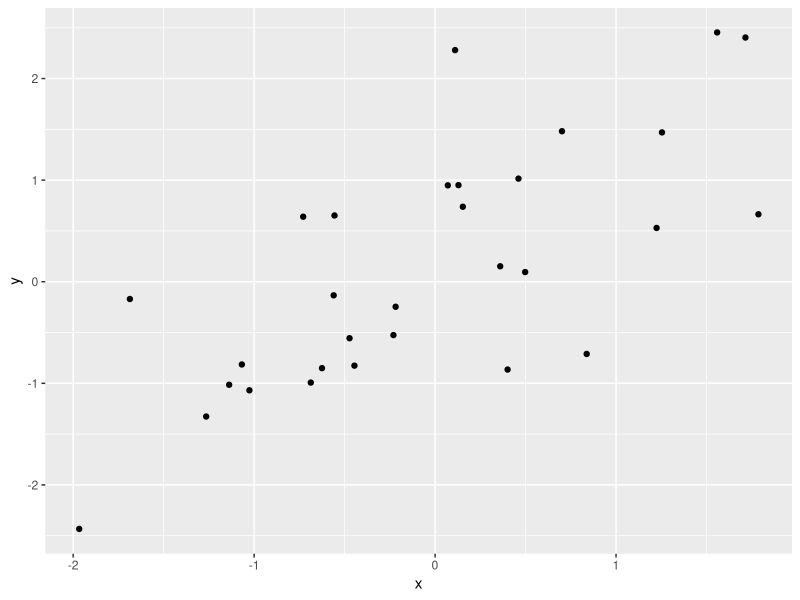
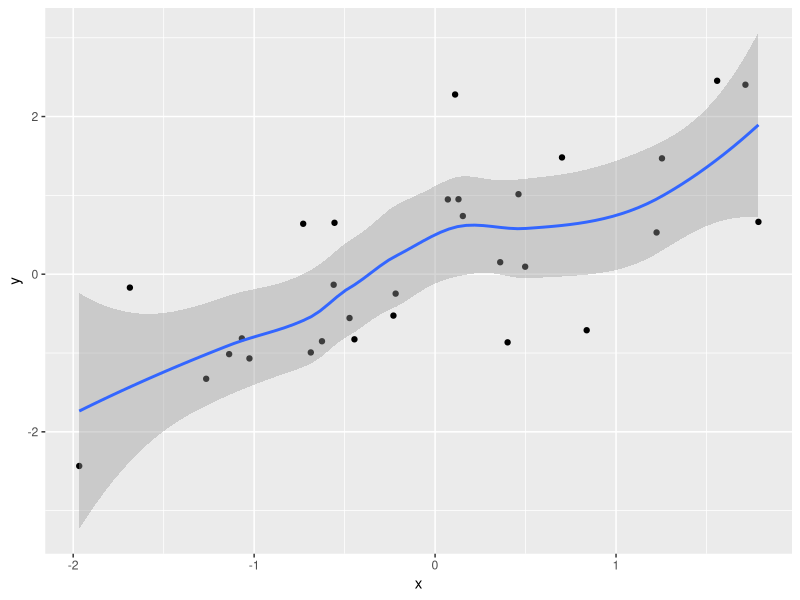
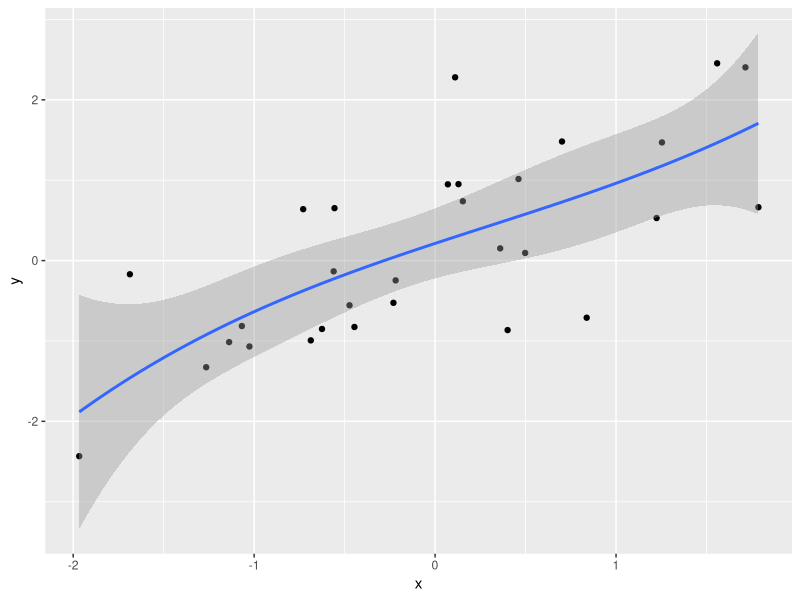
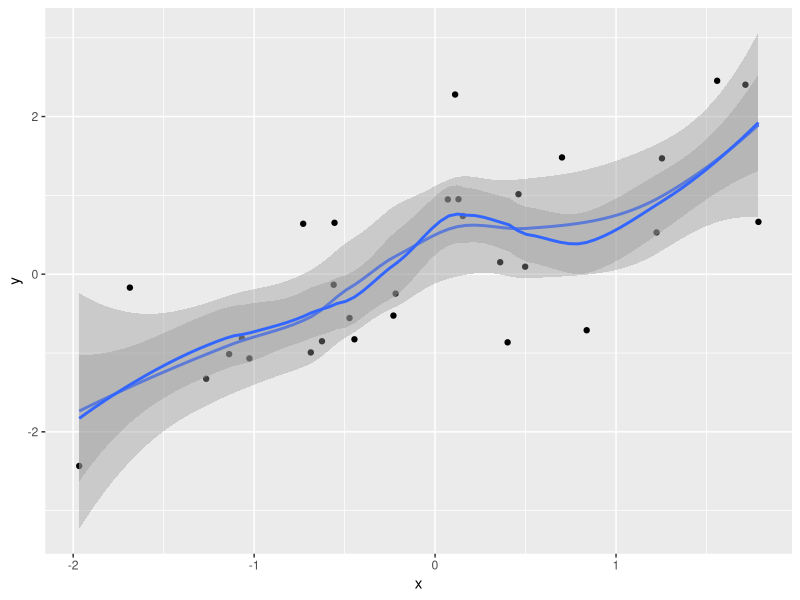
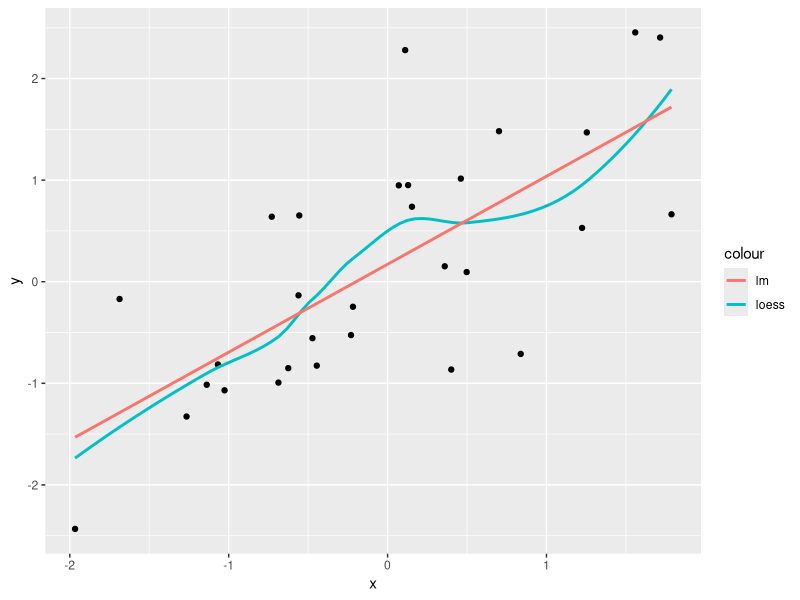

These charts were generated, in order, by the following R code:
## ---- chunk 1
knitr::opts_chunk$set(echo = TRUE , warning = FALSE)
## ---- chunk 2
set.seed(123)                        # Set seed for reproducibility
x <- rnorm(30)                       # Create x variable
y <- x + rnorm(30)                   # Create correlated y variable
df <- data.frame(x , y)              # Create dataframe
## ---- chunk 3
#install.packages("ggplot2")
library(ggplot2)
## ---- chunk 4
p <- ggplot(data = df , aes(x = x , y = y)) +
    geom_point()
## ---- chunk 5
p
## ---- chunk 6
p + geom_smooth()
## ---- chunk 7
p + geom_smooth(method = "lm", formula = y ~ poly(x,3))
## ---- chunk 8
p + geom_smooth() + stat_smooth(se = TRUE , level = 0.7 , span = 0.6)
## ---- chunk 9
p + geom_smooth(aes(colour = "loess") , method = "loess", se = FALSE) + 
    geom_smooth(aes(colour = "lm")    , method = "lm"   , se = FALSE)
